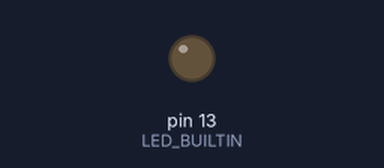
This sketch was run on a simulated Arduino Uno, built with avr-gcc and run on an emulated ATmega328P. On the bench: output pins drawn as LEDs (lit = HIGH). Dashed ring = blinking.

Above: at 0.1 s.
At 2.88 s:
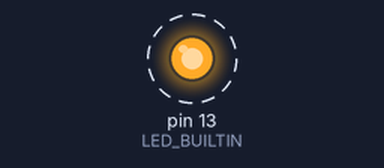
Timing chart, 0 to 3.2 s (numbered marks = the images above):
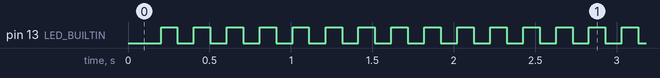

The sketch:

Raspberri.ino
```cpp
void setup() {
  pinMode(LED_BUILTIN, OUTPUT);
}

void loop() {
  static uint32_t previousTime = 0;
  static bool ledState = true;

  uint32_t currentTime = millis();

  if( (currentTime - previousTime) > 100){
    previousTime = currentTime;
    ledState = !ledState;
    digitalWrite(LED_BUILTIN, ledState);
  }
}
```

Measured:
- by itself, pin 13 (LED_BUILTIN): alternates HIGH for 0.10 s and LOW for 0.10 s
